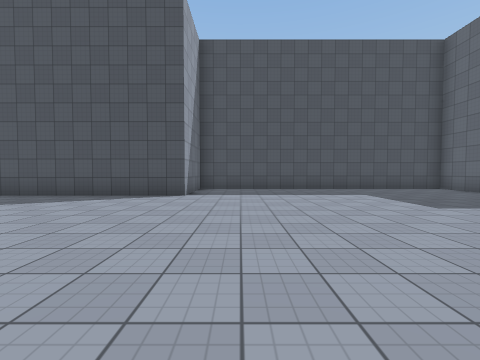
View 1 (above)

21 first-person views from a walk through a Unity game level. The camera is 1.3 m above the floor, tilts 2° down and sees 90° across. The floor is counted in squares, 2 m on a side. Each view is taken from the middle of a square. On the plan, view 1 faces up. The plan holds only what a view shows up to about 9 squares ahead; the rest is blank. The place goes on beyond the plan. The player is left out. Surface patterns are stand-ins for the level's own textures.

View 2
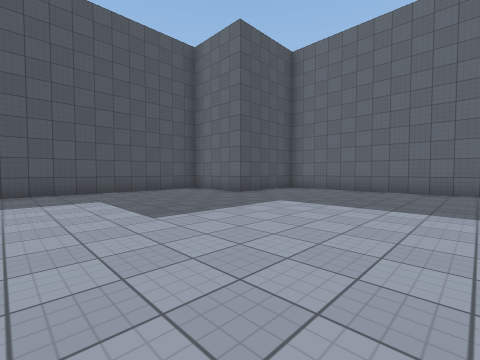

View 3
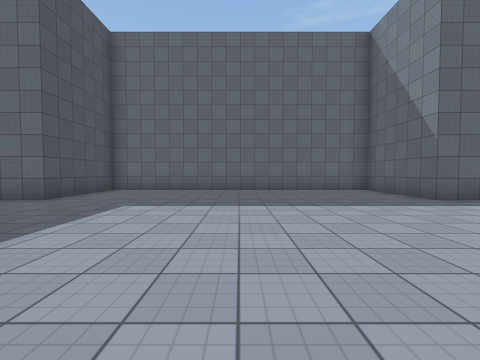

View 4
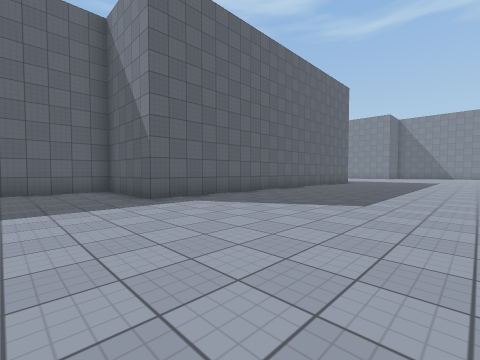

View 5
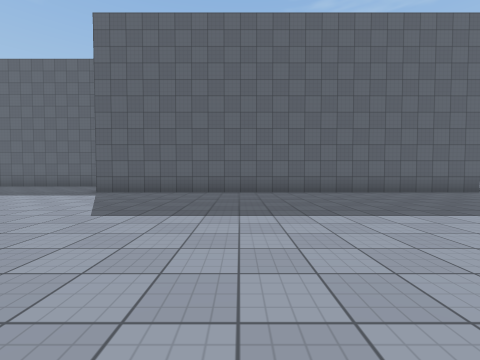

View 6
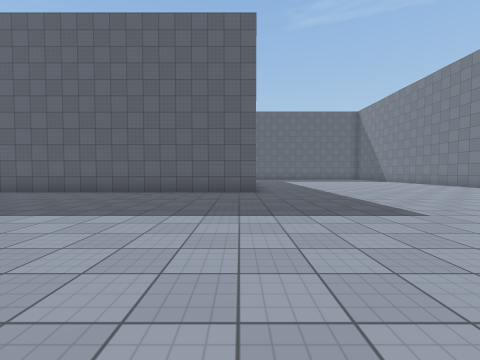

View 7
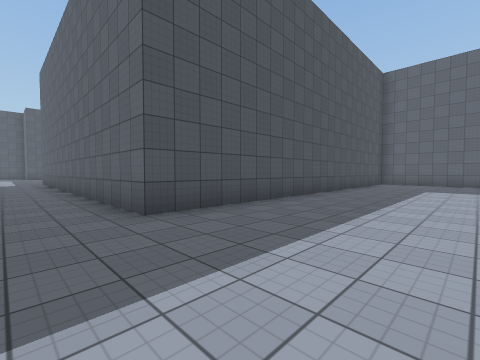

View 8
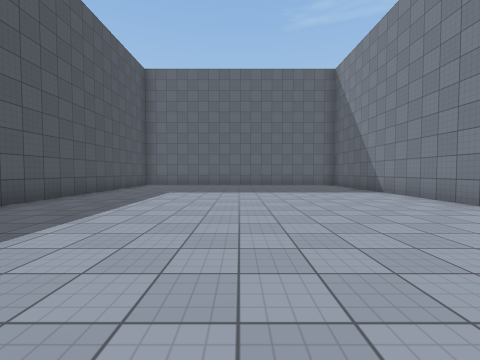

View 9
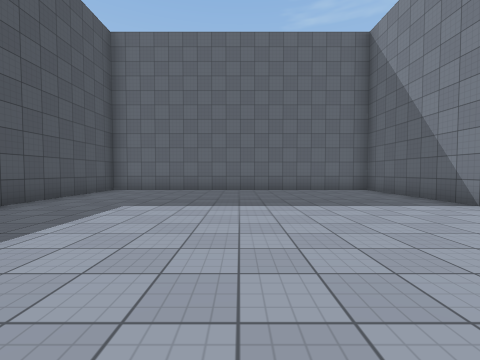

View 10
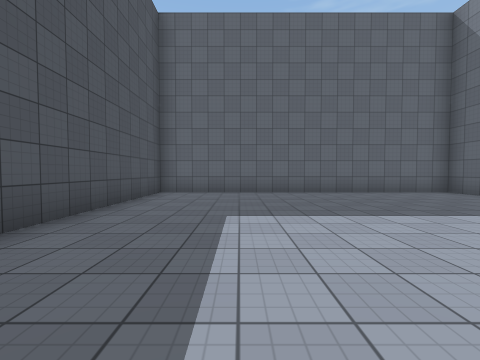

View 11
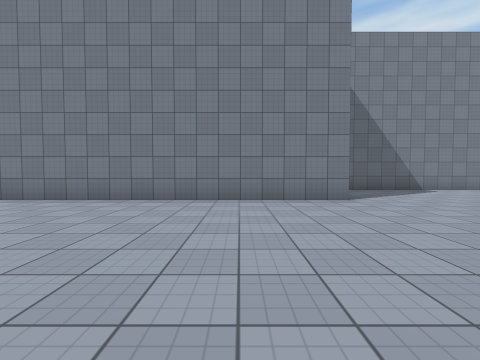

View 12
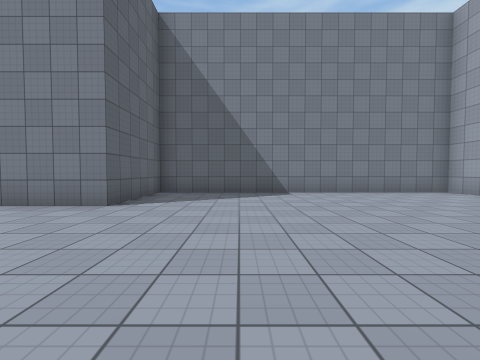

View 13
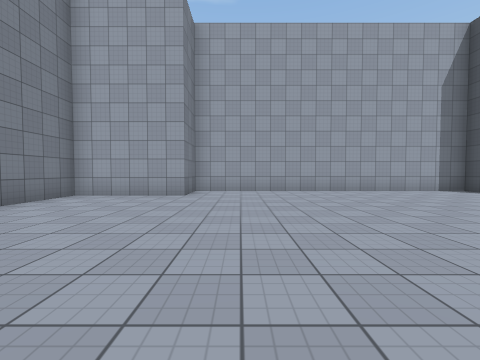

View 14
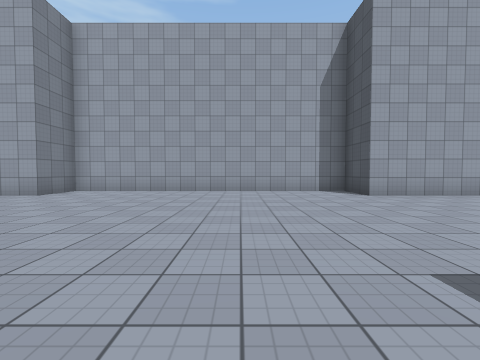

View 15
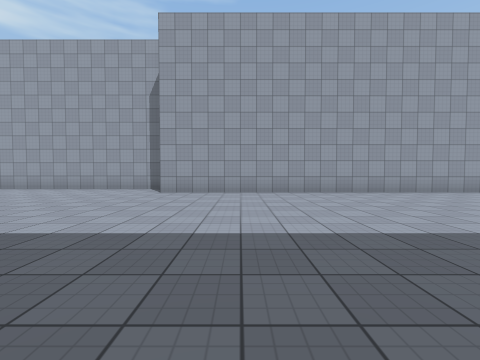

View 16
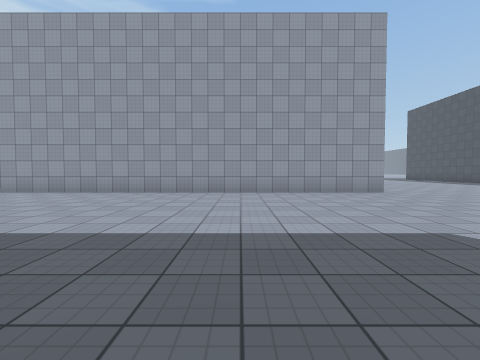

View 17
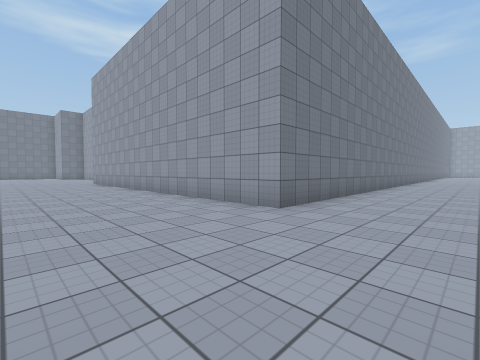

View 18
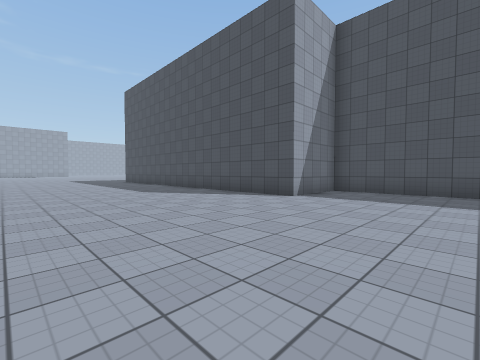

View 19
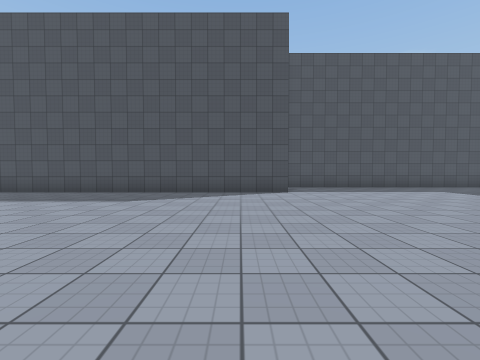

View 20
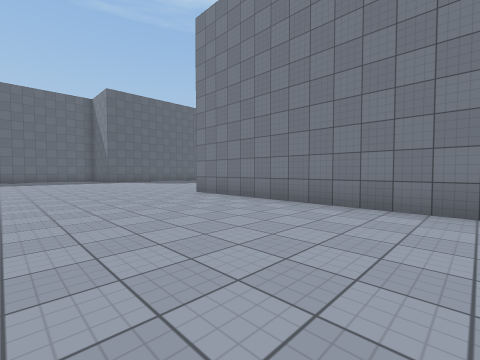

View 21
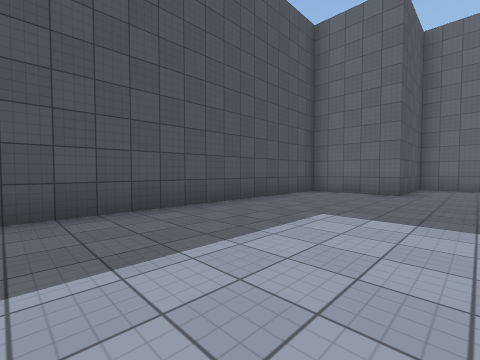

### Floor plan
Points are (right, up) in squares from view 1. A wall is a line through its corners. A room is listed if a view was taken in it or the views show most of it. See-through windows are left out.
Room 1 (views 1, 2, 3, 4, 5, 6, 7, 8, 9, 10, 11, 12, 13, 14, 15, 16, 17, 18, 19, 20, 21)
walls: (-8.2, -2.5) (-1.5, -2.5) (-1.5, -14.5) (-3, -14.5) (-3, -23.5) (-1.5, -23.5) (-1.5, -26.5) (7.5, -26.5) (7.5, -23.5) (19.5, -23.5) (19.5, -14.5) (7.5, -14.5) (7.5, -2.5) (10.5, -2.5) (10.5, 6.5) (7.5, 6.5) (7.5, 9) (-1.5, 9) (-1.5, 6.5) (-8.5, 6.5)

Positions as (right, up) in squares from view 1, and headings:
1: (0, 0), facing up
2: (2, 1), facing up-right
3: (2, 2), facing right
4: (2, 0), facing down-right
5: (0, -7), facing right
6: (0, -14), facing right
7: (6, -18), facing up-right
8: (8, -19), facing right
9: (11, -19), facing right
10: (12, -17), facing right
11: (10, -18), facing down
12: (5, -19), facing down
13: (5, -22), facing left
14: (5, -18), facing left
15: (6, -12), facing left
16: (6, -7), facing left
17: (2, 0), facing down-left
18: (2, 1), facing up-left
19: (-3, -1), facing up
20: (-8, 2), facing down-right
21: (0, 5), facing up-right
